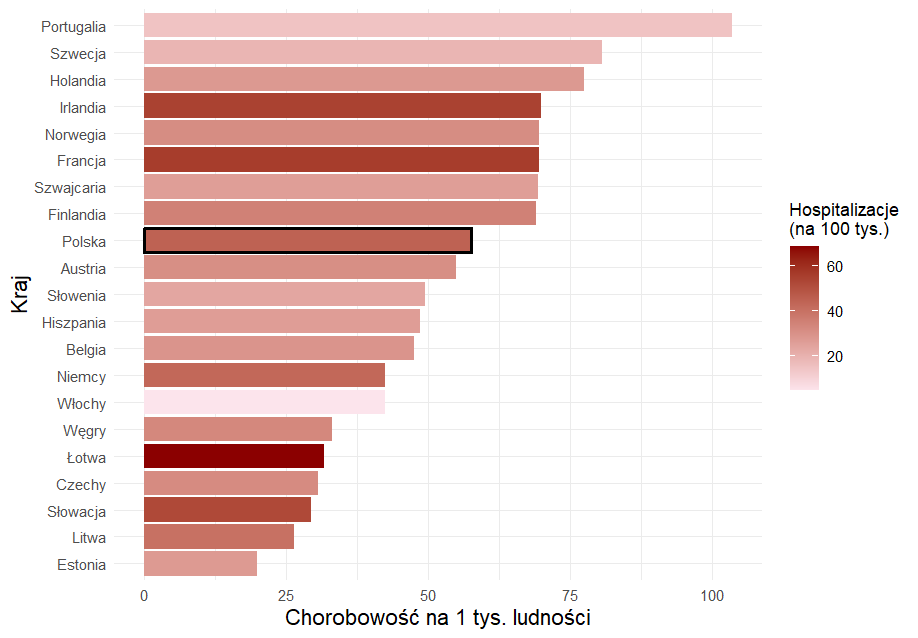

Recreate this plot in R.
library(readxl)
library(dplyr)
library(ggplot2)

df_chor <- read_excel("Astma_aktualizacja_2023.xlsx", sheet = "Wykres 1.4", skip = 2) %>%
  select(Kraj = 1, Chorobowosc = 2) %>%
  mutate(Chorobowosc = as.numeric(Chorobowosc))

df_hosp <- read_excel("Astma_aktualizacja_2023.xlsx", sheet = "Wykres 2.6", skip = 2) %>%
  select(Kraj = 1, Hospitalizacje = 2) %>%
  mutate(Hospitalizacje = as.numeric(Hospitalizacje))

df_wynik <- inner_join(df_chor, df_hosp, by = "Kraj") %>%
  filter(!is.na(Chorobowosc), !is.na(Hospitalizacje))

ggplot(df_wynik, aes(x = Chorobowosc, y = reorder(Kraj, Chorobowosc))) +
  geom_col(aes(fill = Hospitalizacje, color = Kraj == "Polska"), linewidth = 1) +
  scale_fill_gradient(
    low = "#FCE4EC",
    high = "darkred",
    name = "Hospitalizacje\n(na 100 tys.)"
  ) +
  scale_color_manual(values = c("FALSE" = NA, "TRUE" = "black")) +
  guides(color = "none") +
  labs(
    x = "Chorobowość na 1 tys. ludności",
    y = "Kraj"
  ) +
  theme_minimal() +
  theme(axis.title = element_text(size = 13))
